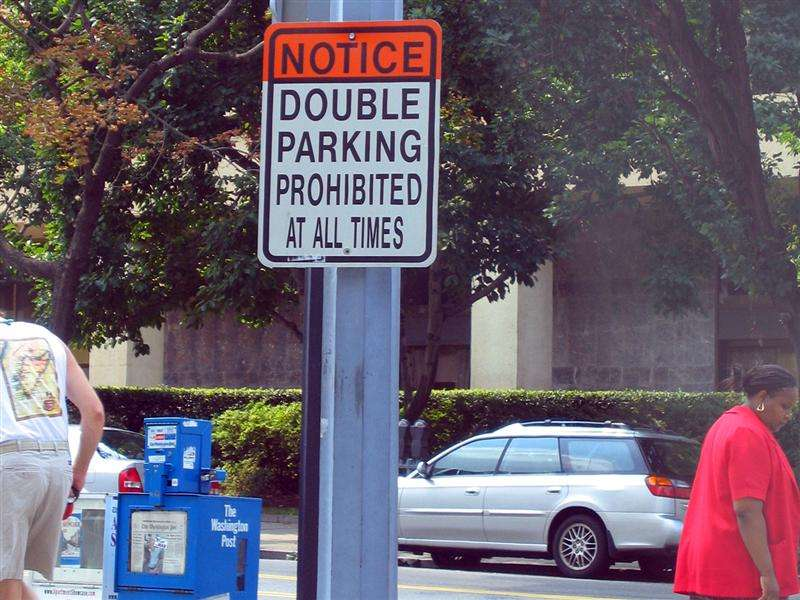
#> input picture 1-1학기/CV/lec7/scenetext01.jpg, 800 x 600 px
$ python practice.py
#> lines starting #> are read from the running program, lines starting #| are printed output that depends on the picture; after the words box and inside, x2 and y2 are one past the last pixel; in counts of white or black regions, pixels touching at a corner belong together
import cv2
import numpy as np

# =========================
# 이미지 로드
# =========================
img = cv2.imread('scenetext01.jpg')
#> img is the input picture: shape (600, 800, 3); mean B, G, R 108.1, 94.7, 105.4
gray = cv2.cvtColor(img, cv2.COLOR_BGR2GRAY)

# =========================
# 1. Harris Corner
# =========================
harris = cv2.cornerHarris(np.float32(gray), 2, 3, 0.04)
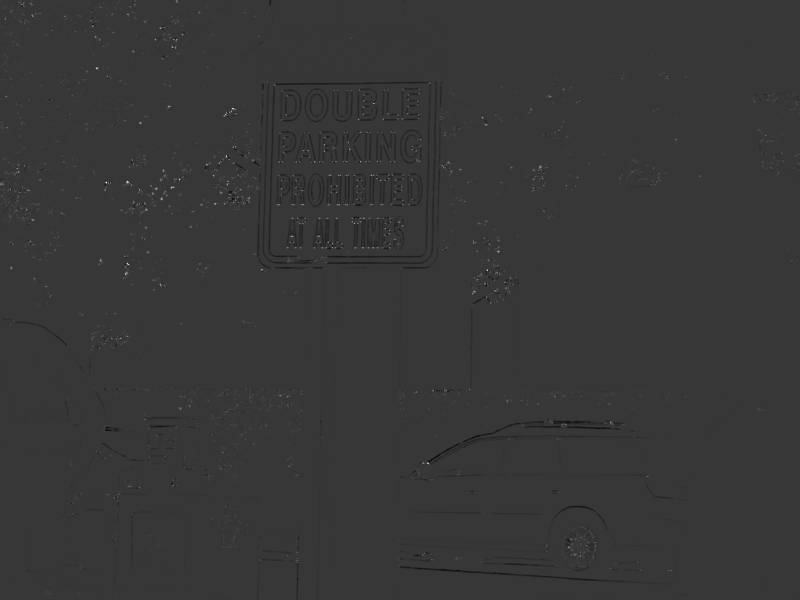
#> harris: shape (600, 800) float32; min -45425588, max 163834880, mean -72848.2; drawn with min black and max white
harris = cv2.dilate(harris, None)
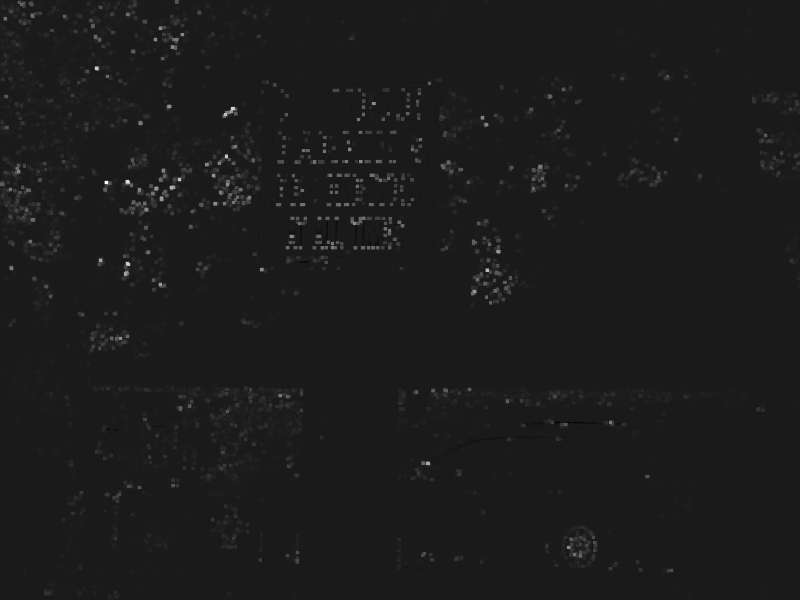
#> harris: shape (600, 800) float32; min -19205234, max 163834880, mean 1159385; drawn with min black and max white

harris_img = img.copy()
harris_img[harris > 0.01 * harris.max()] = (0, 0, 255)  # 🔴 빨강
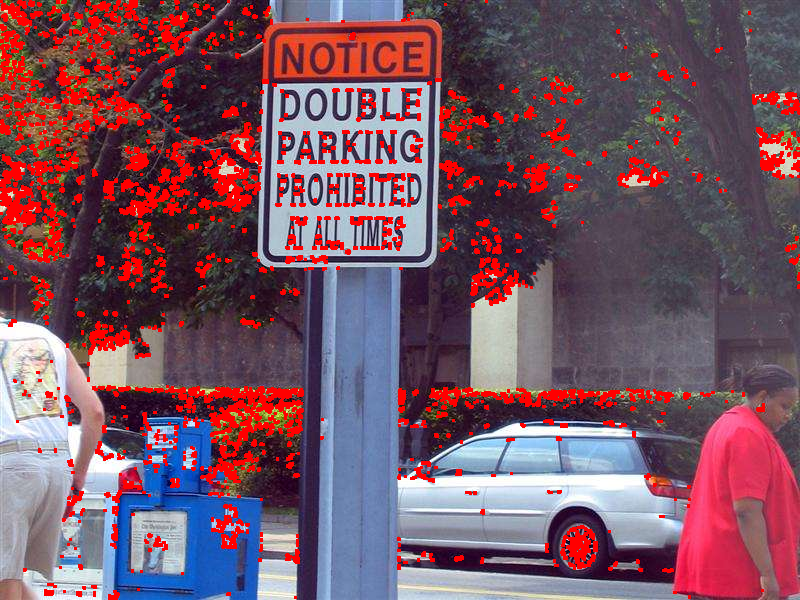
#> harris_img: shape (600, 800, 3); 9.74% of pixels changed, all inside (x1, y1, x2, y2) = (0, 0, 800, 600)

# =========================
# 2. FAST
# =========================
fast = cv2.FastFeatureDetector_create(30, True)
kp_fast = fast.detect(gray)
#> kp_fast = 5526 keypoints; strongest (x, y, size): (224, 115, 7), (126, 182, 7), (262, 269, 7), (96, 67, 7)

fast_img = img.copy()
for p in cv2.KeyPoint_convert(kp_fast):
    cv2.circle(fast_img, tuple(p), 3, (0, 255, 0), -1)  # 🟢 초록 원
#> this loop made 5526 passes
#> p on passes 1 to 3: [3, 3], [7, 3], [10, 3]
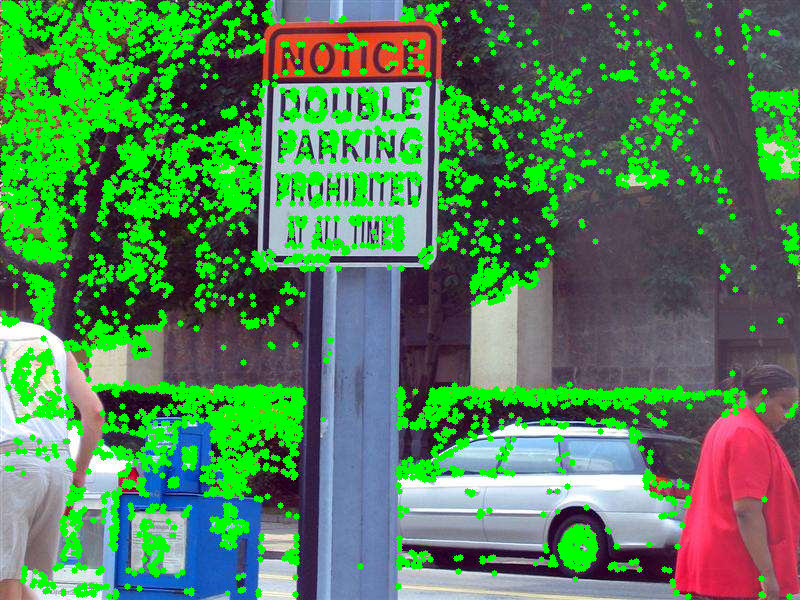
#> fast_img: shape (600, 800, 3); mean B, G, R 86.4, 130.1, 82

# =========================
# 3. Good Features To Track
# =========================
gftt = cv2.goodFeaturesToTrack(gray, 150, 0.01, 10)
#> gftt = 150 rows, first 8: [127, 181], [427, 462], [125, 273], [96, 67], [473, 291], [226, 112], [161, 198], [486, 269]

gftt_img = img.copy()
if gftt is not None:
    for c in gftt:
        x, y = c.ravel()
        # 🔵 파랑 사각형
        cv2.rectangle(gftt_img, (int(x)-3, int(y)-3), (int(x)+3, int(y)+3), (255, 0, 0), 1)
#> this loop made 150 passes
#> (x, y) on passes 1 to 12: (127, 181), (427, 462), (125, 273), (96, 67), (473, 291), (226, 112), (161, 198), (486, 269), (318, 235), (291, 235), (160, 179), (127, 263)
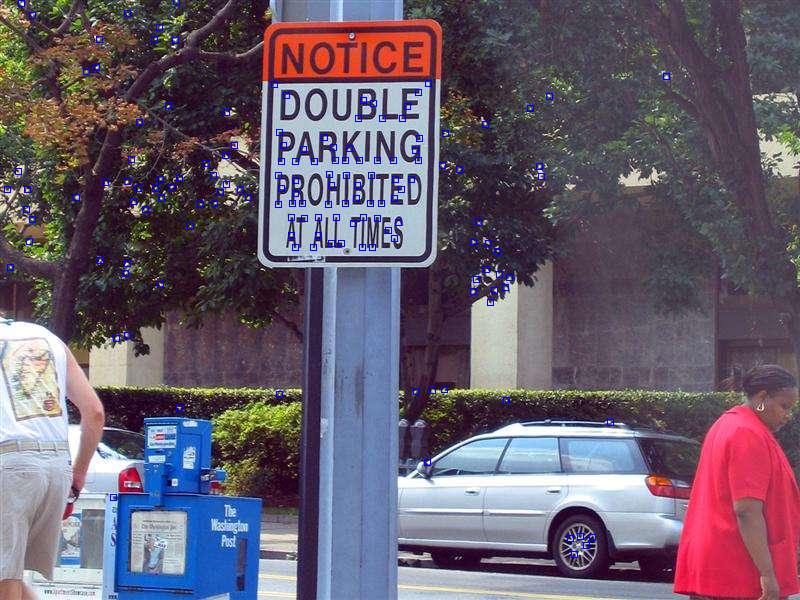
#> gftt_img: shape (600, 800, 3); 0.75% of pixels changed, all inside (x1, y1, x2, y2) = (4, 0, 670, 558)

# =========================
# 4. SIFT
# =========================
sift = cv2.xfeatures2d.SIFT_create(150)
kp_sift, _ = sift.detectAndCompute(gray, None)
#> kp_sift = 150 keypoints; strongest (x, y, size): (473, 292, 2.1), (161, 27, 2), (174, 47, 1.9), (175, 40, 2)

sift_img = img.copy()
for kp in kp_sift:
    x, y = int(kp.pt[0]), int(kp.pt[1])
    # 🟡 노랑 원 + 크기 반영
    cv2.circle(sift_img, (x, y), int(kp.size/10), (0, 255, 255), 1)
#> this loop made 150 passes
#> (kp, x, y) on passes 1 to 12: (keypoint at (371.3, 175.2), size 2.2, 371, 175), (keypoint at (28.3, 241.9), size 2.3, 28, 241), (keypoint at (28.3, 241.9), size 2.3, 28, 241), (keypoint at (532.5, 189.1), size 1.9, 532, 189), (keypoint at (329, 175.4), size 2.2, 328, 175), (keypoint at (329, 175.4), size 2.2, 328, 175), (keypoint at (161.4, 26.8), size 2, 161, 26), (keypoint at (161.4, 26.8), size 2, 161, 26), (keypoint at (505.8, 288.3), size 2, 505, 288), (keypoint at (106.6, 184.3), size 3.4, 106, 184), (keypoint at (291.3, 234.9), size 1.9, 291, 234), (keypoint at (291.3, 234.9), size 1.9, 291, 234)
#> sift_img: shape (600, 800, 3); 0.02% of pixels changed, all inside (x1, y1, x2, y2) = (15, 3, 667, 486)

# =========================
# 이미지 크기 맞추기
# =========================
h, w = img.shape[:2]
#> h = 600; w = 800

harris_img = cv2.resize(harris_img, (w, h))
fast_img   = cv2.resize(fast_img, (w, h))
gftt_img   = cv2.resize(gftt_img, (w, h))
sift_img   = cv2.resize(sift_img, (w, h))

# =========================
# 제목 넣기 함수
# =========================
def put_title(image, title):
#> called with title = 'Harris'
    out = image.copy()
    cv2.putText(out, title, (10, 30),
                cv2.FONT_HERSHEY_SIMPLEX, 1,
                (255, 255, 255), 2)
    return out

harris_img = put_title(harris_img, "Harris")
fast_img   = put_title(fast_img, "FAST")
gftt_img   = put_title(gftt_img, "GFTT")
sift_img   = put_title(sift_img, "SIFT")

# =========================
# 한 화면에 2x2 배치
# =========================
top = np.hstack((harris_img, fast_img))
bottom = np.hstack((gftt_img, sift_img))
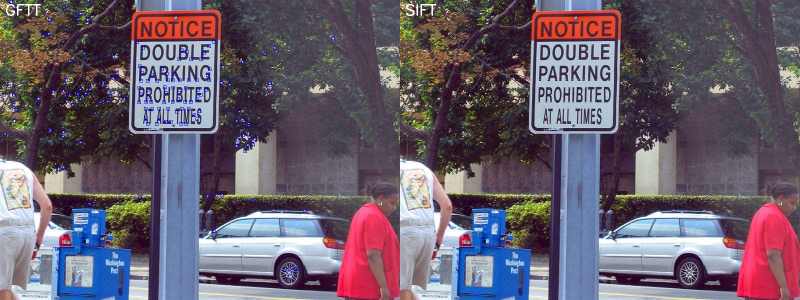
#> bottom: shape (600, 1600, 3) (shown at 1/2 size); mean B, G, R 108.8, 94.5, 105.1

final = np.vstack((top, bottom))

# =========================
# 출력
# =========================

scale = 0.5  # 50% 축소
final_small = cv2.resize(final, None, fx=scale, fy=scale)
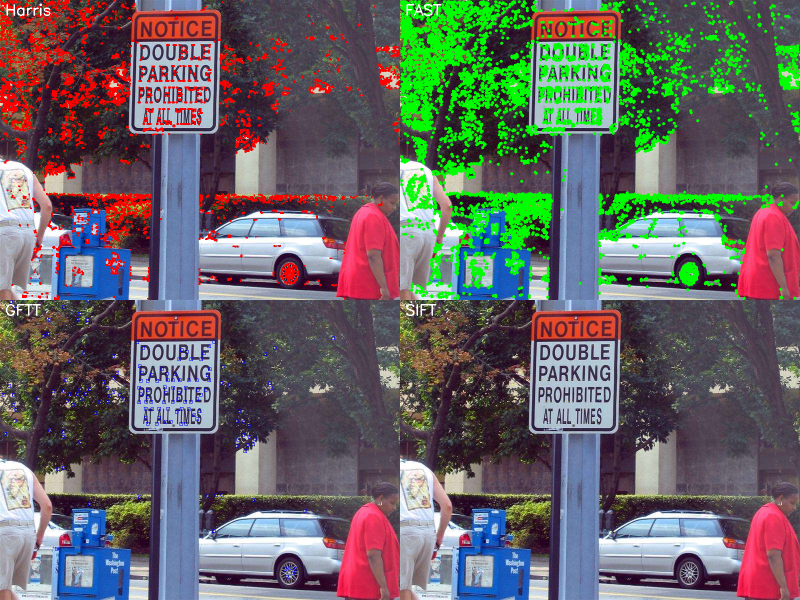
#> final_small: shape (600, 800, 3); mean B, G, R 100.9, 101.1, 103.2

cv2.imshow('Feature Comparison', final_small)

cv2.waitKey(0)
cv2.destroyAllWindows()

$ run again, with 1-1학기/CV/lec7/images.jpg copied over 1-1학기/CV/lec7/scenetext01.jpg
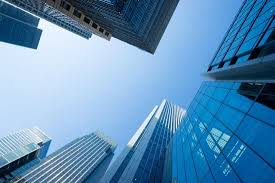
#> input picture 1-1학기/CV/lec7/images.jpg, 275 x 183 px
#> img is the input picture: shape (183, 275, 3); mean B, G, R 182.4, 143.7, 95.3
#> harris_img: shape (183, 275, 3); 5.99% of pixels changed, all inside (x1, y1, x2, y2) = (0, 0, 275, 183)
#> kp_fast = 474 keypoints; strongest (x, y, size): (35, 48, 7), (41, 30, 7), (38, 27, 7), (87, 38, 7)
#> the loop `for p in cv2.KeyPoint_convert(kp_fast):` made 474 passes
#> p on passes 1 to 3: [10, 3], [45, 3], [63, 3]
#> after the loop `for p in cv2.KeyPoint_convert(kp_fast):`:
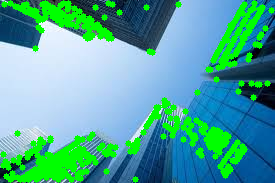
#> fast_img: shape (183, 275, 3); 17.79% of pixels changed, all inside (x1, y1, x2, y2) = (0, 0, 275, 183)
#> gftt = 143 rows, first 8: [38, 27], [111, 37], [38, 144], [36, 48], [87, 38], [208, 70], [50, 140], [229, 136]
#> the loop `for c in gftt:` made 143 passes
#> kp_sift = 150 keypoints; strongest (x, y, size): (43, 24, 7.7), (27, 37, 16.3), (209, 69, 2.1), (40, 144, 2.7)
#> the loop `for kp in kp_sift:` made 150 passes
#> (kp, x, y) on passes 1 to 8: (keypoint at (7.4, 176.7), size 2.5, 7, 176), (keypoint at (266.4, 35.9), size 3.2, 266, 35), (keypoint at (262.1, 42.6), size 3, 262, 42), (keypoint at (262.1, 42.6), size 3, 262, 42), (keypoint at (11.9, 163), size 2, 11, 163), (keypoint at (16.2, 3.1), size 2.5, 16, 3), (keypoint at (16.2, 160.9), size 2, 16, 160), (keypoint at (255, 52.6), size 7.6, 255, 52)
#> `final_small = cv2.resize(final, None, fx=scale, fy=scale)`:
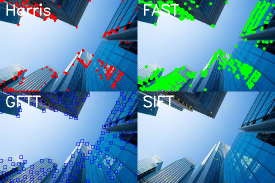
#> final_small: shape (183, 275, 3); mean B, G, R 176.9, 148, 96
